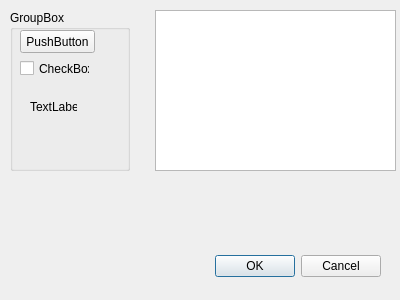
<?xml version="1.0" encoding="UTF-8"?>
<ui version="4.0">
 <class>Dialog</class>
 <widget class="QDialog" name="Dialog">
  <property name="geometry">
   <rect>
    <x>0</x>
    <y>0</y>
    <width>400</width>
    <height>300</height>
   </rect>
  </property>
  <property name="windowTitle">
   <string>Dialog</string>
  </property>
  <widget class="QDialogButtonBox" name="buttonBox">
   <property name="geometry">
    <rect>
     <x>40</x>
     <y>250</y>
     <width>341</width>
     <height>32</height>
    </rect>
   </property>
   <property name="orientation">
    <enum>Qt::Horizontal</enum>
   </property>
   <property name="standardButtons">
    <set>QDialogButtonBox::Cancel|QDialogButtonBox::Ok</set>
   </property>
  </widget>
  <widget class="QGroupBox" name="groupBox">
   <property name="geometry">
    <rect>
     <x>10</x>
     <y>10</y>
     <width>120</width>
     <height>161</height>
    </rect>
   </property>
   <property name="title">
    <string>GroupBox</string>
   </property>
   <widget class="QPushButton" name="pushButton">
    <property name="geometry">
     <rect>
      <x>10</x>
      <y>20</y>
      <width>75</width>
      <height>23</height>
     </rect>
    </property>
    <property name="text">
     <string>PushButton</string>
    </property>
   </widget>
   <widget class="QCheckBox" name="checkBox">
    <property name="geometry">
     <rect>
      <x>10</x>
      <y>50</y>
      <width>70</width>
      <height>17</height>
     </rect>
    </property>
    <property name="text">
     <string>CheckBox</string>
    </property>
   </widget>
   <widget class="QLabel" name="label">
    <property name="geometry">
     <rect>
      <x>20</x>
      <y>90</y>
      <width>47</width>
      <height>13</height>
     </rect>
    </property>
    <property name="text">
     <string>TextLabel</string>
    </property>
   </widget>
  </widget>
  <widget class="QListWidget" name="listWidget">
   <property name="geometry">
    <rect>
     <x>155</x>
     <y>10</y>
     <width>241</width>
     <height>161</height>
    </rect>
   </property>
  </widget>
 </widget>
 <resources/>
 <connections>
  <connection>
   <sender>buttonBox</sender>
   <signal>accepted()</signal>
   <receiver>Dialog</receiver>
   <slot>accept()</slot>
   <hints>
    <hint type="sourcelabel">
     <x>248</x>
     <y>254</y>
    </hint>
    <hint type="destinationlabel">
     <x>157</x>
     <y>274</y>
    </hint>
   </hints>
  </connection>
  <connection>
   <sender>buttonBox</sender>
   <signal>rejected()</signal>
   <receiver>Dialog</receiver>
   <slot>reject()</slot>
   <hints>
    <hint type="sourcelabel">
     <x>316</x>
     <y>260</y>
    </hint>
    <hint type="destinationlabel">
     <x>286</x>
     <y>274</y>
    </hint>
   </hints>
  </connection>
 </connections>
</ui>
